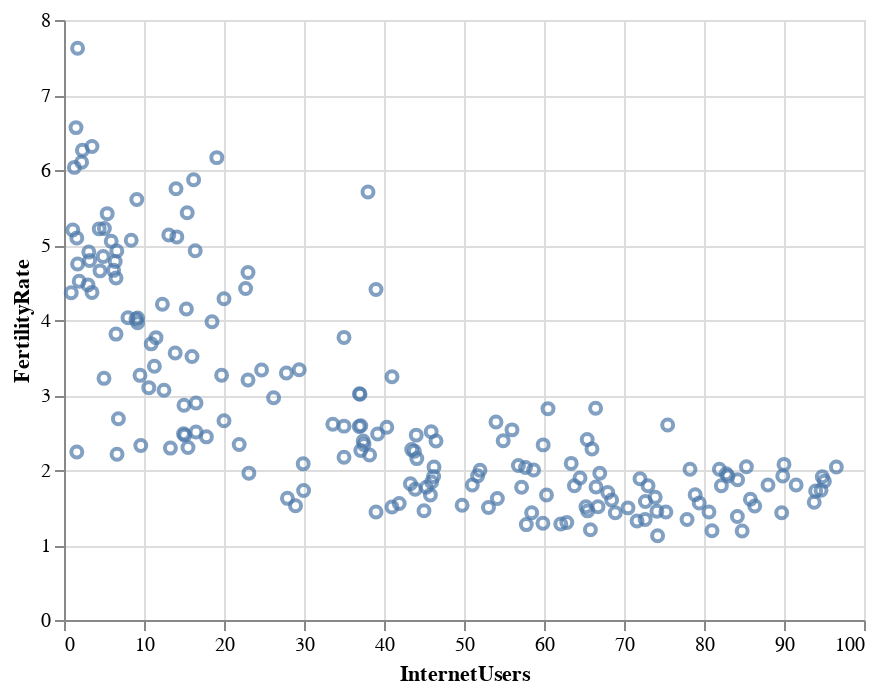

The notebook cell this image was saved under:
### Code cell
alt_data.mark_point().encode(
    x = alt.X('InternetUsers'),
    y = alt.Y('FertilityRate')
)

### Figure 1 — Vega-Lite specification as saved in the notebook (floating-point values rounded to 4 significant figures; data arrays with more than 128 entries replaced by an {"elided": "..."} marker saying what was removed)
{"config": {"view": {"continuousWidth": 400, "continuousHeight": 300}}, "data": {"name": "data-55a25a30c5886a20c3f2526e7d645384"}, "mark": "point", "encoding": {"x": {"type": "quantitative", "field": "InternetUsers"}, "y": {"type": "quantitative", "field": "FertilityRate"}}, "$schema": "https://vega.github.io/schema/vega-lite/v4.8.1.json", "datasets": {"data-55a25a30c5886a20c3f2526e7d645384": {"elided": "187 records"}}}
